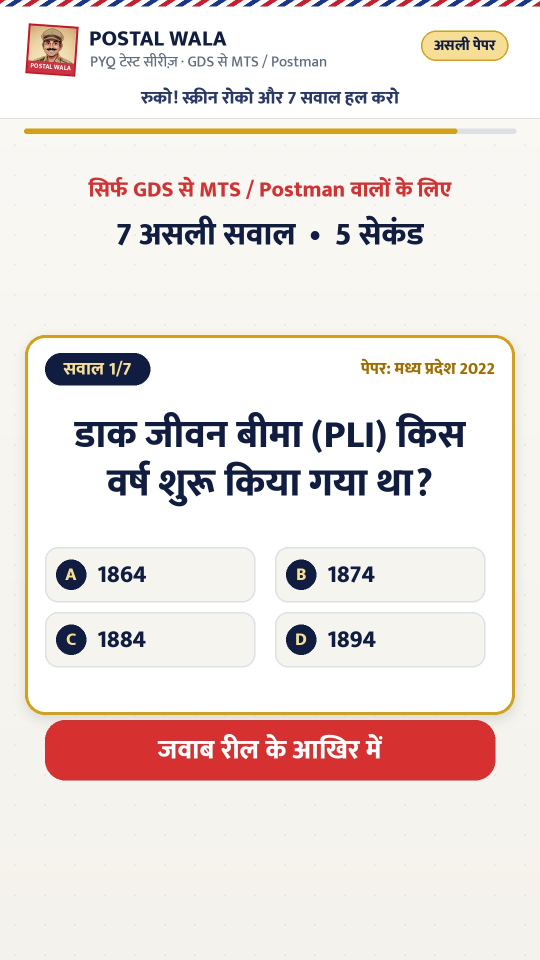
#> input picture generated_reels/pyq/pyq_8am_2026-10-24_cover.jpg, 1080 x 1920 px (shown at 1/2 size)
$ python -i pyq_reel.py   (imports and definitions only)
#> lines starting #> are read from the running program, lines starting #| are printed output that depends on the picture
"""
PYQ TEST REEL  (subah 9 baje wali reel)  -  v2: safed premium, 10-12 second
=========================================================================
Ek reel = pichhle saal ke ASLI paper ke 3 sawal, premium test-app jaisa (safed kaagaz, navy + sunehra):
  frame 0 se hi सवाल 1 (alag intro nahi - skip yahin hota tha) -> 3 x [sawal + 4 option + patli timer patti +
  "समय समाप्त"] -> CTA (1-? 2-? 3-? + "सही जवाब पिन कमेंट में").
Har sawal ka samay uski lambai se (padhne jitna), poori reel ~10-12 second.
JAWAB REEL ME KABHI NAHI - sirf PIN comment me (caption file ke neeche taiyar).
Upar hamesha: "जवाब: पिन कमेंट में  •  शाम 5 बजे: चित्रों से आसान नियम".

Sawal sirf pyq_papers/pyq_bank.json se (answer key + PO Guide se milaan karke chune hue).
Bank ke saare set khatam -> reel nahi banti (bina-jaanch sawal se behtar), log me sandesh.

Chalana:  python pyq_reel.py             (din me ek; dobara chalao to skip)
          DRY_RUN=1 python pyq_reel.py   (bina awaaz test, state nahi badalti)
          python pyq_reel.py --force     (aaj ki ban chuki ho tab bhi)
"""
import csv
import datetime
import json
import math
import re
import os
import subprocess
import sys

import numpy as np
from PIL import Image, ImageDraw, ImageFilter

import main as M

BANK = os.path.join("pyq_papers", "pyq_bank.json")
# [1 line that did not run here, left out]
# [1 line that did not run here, left out]
# [1 line that did not run here, left out]
IST = datetime.timezone(datetime.timedelta(hours=5, minutes=30))
W, H = M.W, M.H

TARGET = 11.5          # poori reel ka lakshya (sec)
Q_MIN, Q_MAX = 3.0, 3.8
END_DUR = 1.7
TIMEUP = 0.32          # "समय समाप्त" ka pal (sawal ke samay ke andar)
TRANS = 0.18

# ---- safed premium rang ----
PAPER = (250, 249, 245)
PAPER2 = (241, 238, 230)
NAVY = (16, 28, 64)
NAVY2 = (40, 56, 104)
GOLD = (212, 160, 23)
GOLD_L = (247, 222, 150)
GREYT = (98, 108, 128)
LINEC = (222, 224, 232)
RED = (214, 48, 49)
TOP_LINE = "जवाब: पिन कमेंट में   •   शाम 5 बजे: चित्रों से आसान नियम"
# screen ki likhai (saathi-PYQ reel me badli jaati hai)
TXT_DAILY = {"top": TOP_LINE, "end2": "शाम 5 बजे: नियम चित्रों से आसान भाषा में", "host": "कल सुबह 9 बजे: नए 3 सवाल!"}
TXT = dict(TXT_DAILY)

HOOK_VOICES = [
    {"id": "A", "voice": "तीन सवाल, दस सेकंड!"},
    {"id": "B", "voice": "असली पेपर के तीन सवाल!"},
]
END_VOICE = "जवाब कमेंट करो!"


# ------------------------------------------------------------------ data

# [38 lines left out: functions load_state, save_state, load_bank, pick_set, exams_line, not called in this run]


def ans_text(it):
    return it["opts"]["ABCD".index(it["ans"])]


# ------------------------------------------------------------------ timing / voice

# [4 lines left out: function q_seconds, not called in this run]


Q_AFTER_VOICE = 1.0    # v20.3: sawal bolne ke baad options dekhne + timer ka samay
Q_VOICE_SPEED = 1.15   # series ki awaaz (0.96) se ~10% tez - quiz ki normal gati, pitch wahi
Q_MAX_PAUSE = 0.12     # sawal ke beech ki lambi chuppi itni tak
Q_VOICE_AT = 0.12      # sawal ki awaaz screen aate hi


# [62 lines left out: functions timeline, get_voices, build_audio, not called in this run]


# ------------------------------------------------------------------ drawing

_C = {}


# [50 lines left out: functions paper_bg, shadow_card, pill, not called in this run]


# ---------------- POSTAL WALA ki pehchaan: dak-ticket logo, airmail dhaari, daak-muhar, Bhaiya ----------------
POST_RED = (200, 30, 45)
AIR_BLUE = (24, 54, 140)


# [243 lines left out: functions stamp_logo, airmail_stripe, postmark, bhaiya_says, header, opt_sprite and 4 more, not called in this run]


def build_video(data, out):
    M.resolve_font()
    items = data["items"]
    # v20.3: frame 0 se har sawal awaaz me (pehle sirf screen pe likha tha - log padhe bina skip karte the)
    specs = [{"name": f"q{i}", "segs": [("q", it["q"])]} for i, it in enumerate(items)] + \
            [{"name": "end", "segs": [("e", END_VOICE)]}]
    print("PYQ: awaaz ban rahi hai...")
    q_vs, end_v = None, None
    try:
        vs = get_voices(specs)
        q_vs, end_v = [v[0] for v in vs[:len(items)]], vs[-1][0]
        q_vs = [M.speed_voice(M._compress_pauses(q, Q_MAX_PAUSE)[0], Q_VOICE_SPEED) for q in q_vs]
    except Exception as exc:
        print("PYQ: awaaz nahi bani (reel sirf sangeet/sfx se):", str(exc)[:120])
    tl, total = timeline(items, [len(v) / M.SR for v in q_vs] if q_vs else None)
    for sc in tl:
        print(f"  {sc['name']:<4} {sc['start']:5.2f}s  {sc['dur']:4.2f}s")
    apath = out.replace(".mp4", "_audio.wav")
    build_audio(tl, total, q_vs, end_v, apath)
    n_frames = int(math.ceil(total * M.FPS))
    cmd = ["ffmpeg", "-y", "-v", "error", "-f", "rawvideo", "-pix_fmt", "rgb24", "-s", f"{W}x{H}", "-r", str(M.FPS),
           "-i", "-", "-i", apath, "-map", "0:v:0", "-map", "1:a:0", "-c:v", "libx264", "-preset", "medium",
           "-crf", str(M.VIDEO_CRF), "-pix_fmt", "yuv420p", "-c:a", "aac", "-b:a", "192k", "-shortest",
           "-movflags", "+faststart", out]
    proc = subprocess.Popen(cmd, stdin=subprocess.PIPE)
    prev = {}
    try:
        si = 0
        for fi in range(n_frames):
            gt = fi / M.FPS
            while si + 1 < len(tl) and gt >= tl[si + 1]["start"]:
                si += 1
            fr = render(data, tl, gt).convert("RGB")
            tt = gt - tl[si]["start"]
            if si > 0 and tt < TRANS:                       # purana halka ghul ke naya (saaf, tez)
                if si not in prev:
                    prev = {si: render(data, tl, tl[si]["start"] - 1.0 / M.FPS).convert("RGB")}
                fr = Image.blend(prev[si], fr, M.ease_in_out(tt / TRANS))
            proc.stdin.write(fr.tobytes())
        proc.stdin.close()
    except BrokenPipeError:
        pass
    ret = proc.wait()
    if os.path.exists(apath):
        os.remove(apath)
    if ret != 0:
        raise RuntimeError("ffmpeg fail")
    print(f"PYQ REEL BANI: {out} ({total:.1f}s)")
    return total


# ------------------------------------------------------------------ caption / log

# [80 lines left out: functions write_caption, log_experiment, post_date_now, run, not called in this run]


# ================================================================== SAATHI PYQ REEL (v21)
# Har niyam-reel ke baad: USI niyam pe pichhle saal ke ASLI paper me poochhe gaye sawal (pyq_papers ki PDF se).
# Mile -> 1-3 sawal. Na mile -> bank ka jaancha hua set (tab reel "isi niyam" ka daava NAHI karti).
# Jawab reel me kabhi nahi - sirf PIN comment (caption me taiyar).

PAPER_DIR = "pyq_papers"
STATES = [("andhra", "आंध्र प्रदेश"), ("ap-", "आंध्र प्रदेश"), ("assam", "असम"), ("asm-", "असम"), ("bihar", "बिहार"),
          ("bh-", "बिहार"), ("chhattisgarh", "छत्तीसगढ़"), ("cg-", "छत्तीसगढ़"), ("delhi", "दिल्ली"), ("dl-", "दिल्ली"),
          ("gujrat", "गुजरात"), ("gujarat", "गुजरात"), ("gj-", "गुजरात"), ("haryana", "हरियाणा"), ("hr-", "हरियाणा"),
          ("himac", "हिमाचल प्रदेश"), ("j & k", "जम्मू-कश्मीर"), ("jharkhand", "झारखंड"), ("karnataka", "कर्नाटक"),
          ("kerala", "केरल"), ("krl-", "केरल"), ("madhya", "मध्य प्रदेश"), ("mp-", "मध्य प्रदेश"),
          ("maharas", "महाराष्ट्र"), ("mh-", "महाराष्ट्र"), ("north east", "नॉर्थ ईस्ट"), ("odisha", "ओडिशा"),
          ("punjab", "पंजाब"), ("rajasthan", "राजस्थान"), ("tamil", "तमिलनाडु"), ("telangana", "तेलंगाना"),
          ("uttar pardesh", "उत्तर प्रदेश"), ("uttar pradesh", "उत्तर प्रदेश"), ("uttarakh", "उत्तराखंड"),
          ("uttrakh", "उत्तराखंड"), ("west bengal", "पश्चिम बंगाल")]
STOP = set("""the a an of to in on for and or is are be by with as at from that this which should shall will may
not any all such other than their its it into also must can only per post office offices postal article articles
following given above none both these those what when who whom how mail letter""".split())
SAATHI_MAX = 3


# [5 lines left out: function paper_label, not called in this run]


_IDX = []


# [27 lines left out: function paper_index, not called in this run]


_KEYS = {}
PYQ_V = 2          # v21.2: jawab answer key (PDF table) se code me milaya jaata hai - purane pyq_v dobara jaanche jaate hain


# [21 lines left out: function key_map, not called in this run]


def _words(s):
    return [w for w in re.findall(r"[a-z0-9]+", (s or "").lower().replace("-", "")) if len(w) >= 3 and w not in STOP]


# [35 lines left out: function candidates, not called in this run]


PICK_PROMPT = """You check REAL previous-year India Post departmental exam questions (GDS to MTS/Postman) for ONE rule.

THE RULE (PO Guide Part I, Clause {clause}):
English source line: {guide}
Hindi rule taught in our reel: {fact}
Our reel's question (Hindi): {question}  | correct answer: {answer}

Below are question snippets copied from real exam papers (with the paper's answer key text when available).
Pick at most {n} questions whose correct answer is DECIDED BY THIS SAME RULE (not just the same topic).
Strict rules:
- Use the question and its 4 options exactly as in the paper (fix only obvious OCR spacing). Never invent options.
- Find the answer letter in that paper's answer key for that question number when the key is given.
  The answer MUST also agree with the rule. If key and rule disagree, or you are not sure, SKIP the question.
  If no key is given, include it only if the rule alone makes the answer 100% certain.
- Translate question and options into simple, correct Hindi (Devanagari) without changing meaning
  (keep English terms like 'Letter', PIN, APO as they are).
- Do not include two questions that are the same.

Snippets:
{snips}

Return JSON: {{"items": [{{"id": "c1", "q_en": "...", "q": "<Hindi question>", "opts": ["<A>", "<B>", "<C>", "<D>"],
"ans": "A|B|C|D", "why": "<one line: how the rule decides it>"}}]}}  (empty list if none fits)"""


# [146 lines left out: functions find_pyq, write_saathi_caption, saathi_run, not called in this run]


# [15 lines not run here, left out]

>>> import cv2
>>> picture = cv2.imread('generated_reels/pyq/pyq_8am_2026-10-24_cover.jpg', cv2.IMREAD_GRAYSCALE)
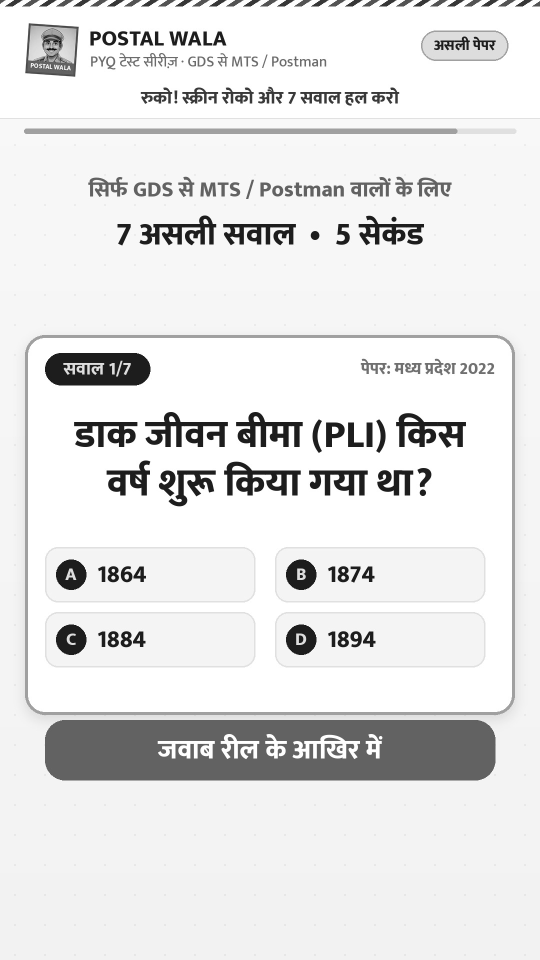
#> picture: shape (1920, 1080) (shown at 1/2 size); min 0, max 255, mean 227.9
>>> result = build_video(picture, 'out.png')
#> (the run stopped early here; a loop or call above may not have finished)

$ run again, on generated_reels/pyq/pyq_8am_2026-10-28_cover.jpg
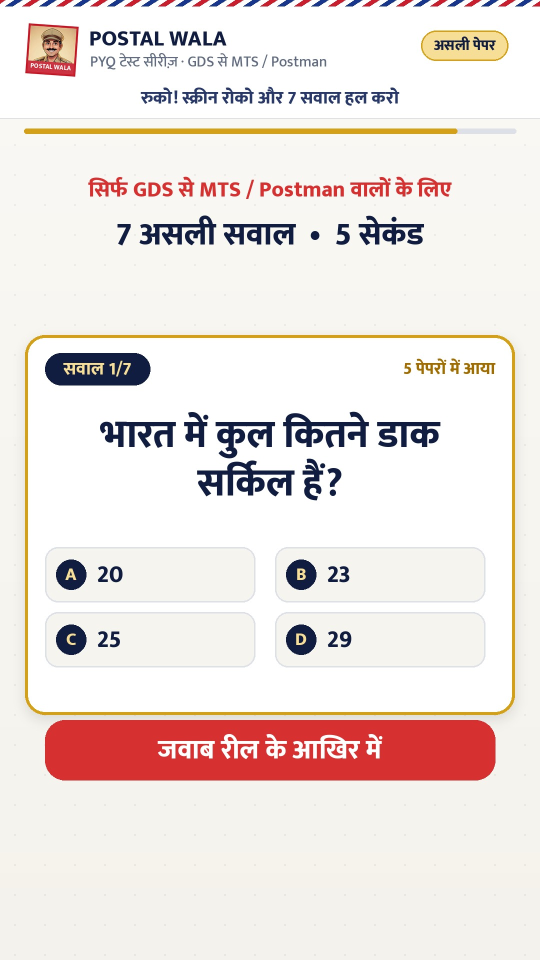
#> input picture generated_reels/pyq/pyq_8am_2026-10-28_cover.jpg, 1080 x 1920 px (shown at 1/2 size)
#> `picture = cv2.imread('generated_reels/pyq/pyq_8am_2026-10-24_cover.jpg..`:
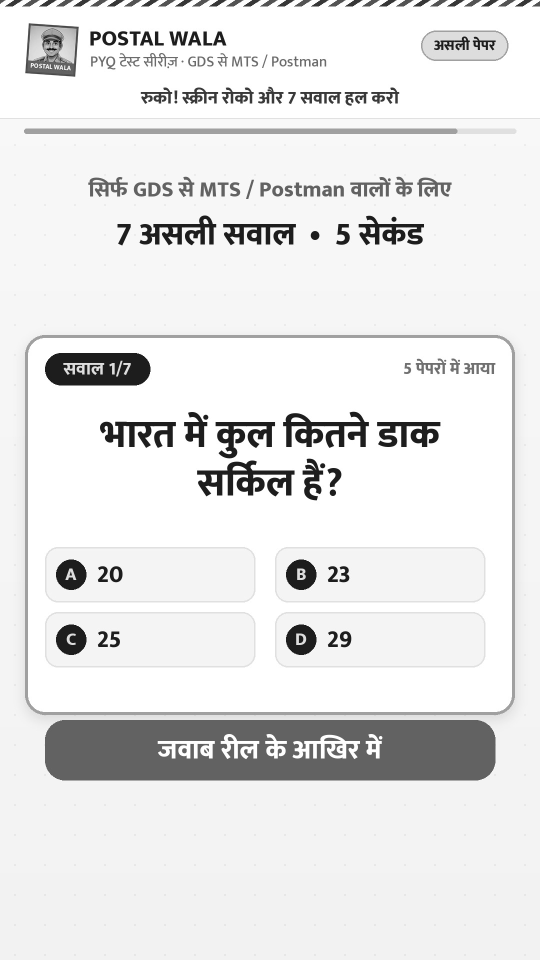
#> picture: shape (1920, 1080) (shown at 1/2 size); min 0, max 255, mean 229.5

$ run again, on generated_reels/pyq/pyq_8am_2026-10-29_cover.jpg
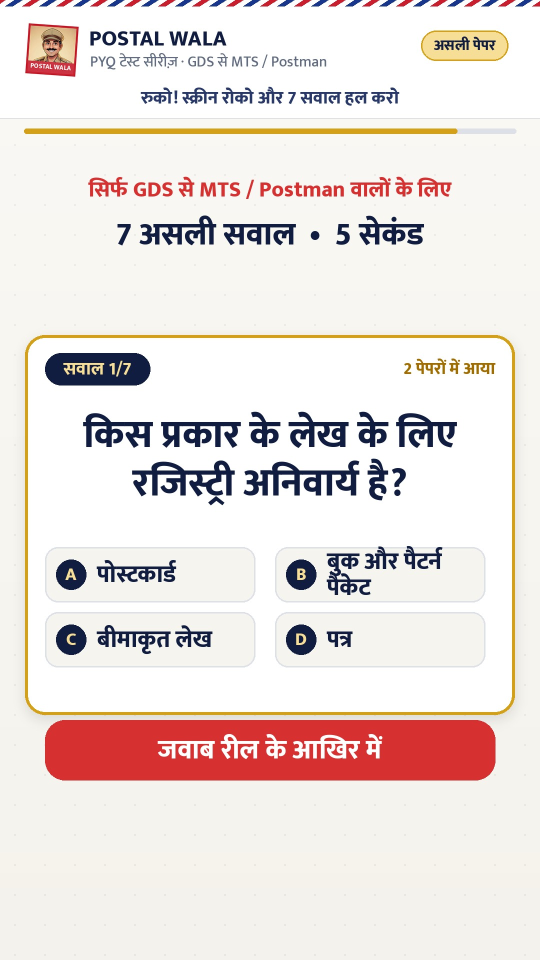
#> input picture generated_reels/pyq/pyq_8am_2026-10-29_cover.jpg, 1080 x 1920 px (shown at 1/2 size)
#> `picture = cv2.imread('generated_reels/pyq/pyq_8am_2026-10-24_cover.jpg..`:
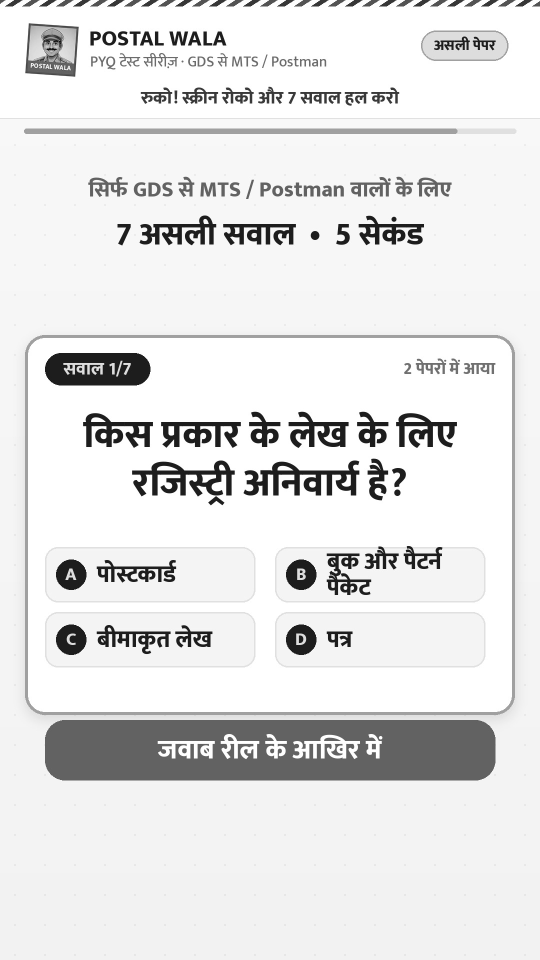
#> picture: shape (1920, 1080) (shown at 1/2 size); min 0, max 255, mean 227.2
